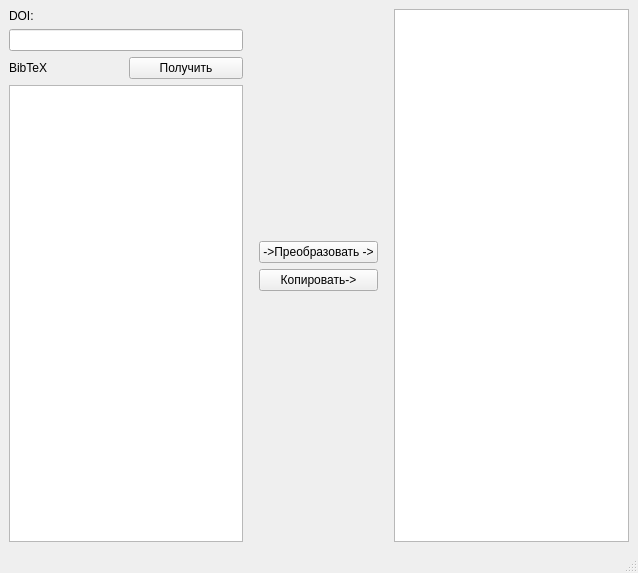
<?xml version="1.0" encoding="UTF-8"?>
<ui version="4.0">
 <class>MainWindow</class>
 <widget class="QMainWindow" name="MainWindow">
  <property name="geometry">
   <rect>
    <x>0</x>
    <y>0</y>
    <width>638</width>
    <height>573</height>
   </rect>
  </property>
  <property name="windowTitle">
   <string>LaTeX-GOST converter</string>
  </property>
  <widget class="QWidget" name="centralwidget">
   <layout class="QHBoxLayout" name="horizontalLayout">
    <item>
     <layout class="QVBoxLayout" name="verticalLayout_2">
      <property name="leftMargin">
       <number>0</number>
      </property>
      <item>
       <widget class="QLabel" name="label_3">
        <property name="text">
         <string>DOI:</string>
        </property>
       </widget>
      </item>
      <item>
       <widget class="QLineEdit" name="DOIEntry"/>
      </item>
      <item>
       <layout class="QGridLayout" name="gridLayout">
        <property name="topMargin">
         <number>0</number>
        </property>
        <item row="0" column="1">
         <widget class="QPushButton" name="GetBibTeX">
          <property name="text">
           <string>Получить</string>
          </property>
         </widget>
        </item>
        <item row="0" column="0">
         <widget class="QLabel" name="label_2">
          <property name="text">
           <string>BibTeX </string>
          </property>
         </widget>
        </item>
       </layout>
      </item>
      <item>
       <widget class="QPlainTextEdit" name="InputText"/>
      </item>
     </layout>
    </item>
    <item>
     <layout class="QVBoxLayout" name="verticalLayout">
      <property name="leftMargin">
       <number>10</number>
      </property>
      <property name="rightMargin">
       <number>10</number>
      </property>
      <item>
       <spacer name="verticalSpacer">
        <property name="orientation">
         <enum>Qt::Orientation::Vertical</enum>
        </property>
        <property name="sizeHint" stdset="0">
         <size>
          <width>20</width>
          <height>40</height>
         </size>
        </property>
       </spacer>
      </item>
      <item>
       <widget class="QPushButton" name="ConvertBtn">
        <property name="text">
         <string>-&gt;Преобразовать -&gt;</string>
        </property>
       </widget>
      </item>
      <item>
       <widget class="QPushButton" name="CopyBtn">
        <property name="text">
         <string>Копировать-&gt;</string>
        </property>
       </widget>
      </item>
      <item>
       <widget class="QLabel" name="label">
        <property name="text">
         <string/>
        </property>
       </widget>
      </item>
      <item>
       <spacer name="verticalSpacer_2">
        <property name="orientation">
         <enum>Qt::Orientation::Vertical</enum>
        </property>
        <property name="sizeHint" stdset="0">
         <size>
          <width>20</width>
          <height>40</height>
         </size>
        </property>
       </spacer>
      </item>
     </layout>
    </item>
    <item>
     <widget class="QPlainTextEdit" name="OutputText"/>
    </item>
   </layout>
  </widget>
  <widget class="QMenuBar" name="menubar">
   <property name="geometry">
    <rect>
     <x>0</x>
     <y>0</y>
     <width>638</width>
     <height>22</height>
    </rect>
   </property>
  </widget>
  <widget class="QStatusBar" name="statusbar"/>
 </widget>
 <resources/>
 <connections/>
</ui>
